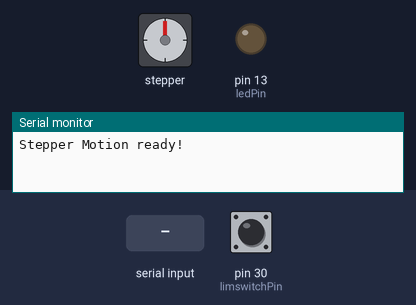
Simulated run of this sketch. Board: Arduino Mega 2560, built with avr-gcc and run on an emulated ATmega2560. Parts: stepper motor, output pins drawn as LEDs (lit = HIGH), the last lines printed to the serial monitor. Inputs (shaded band) come from the test bench; at power-on: pin 30 (limswitchPin) LOW. Stepper angles assume 200 steps per turn.

Above: at 1.2 s.
1.3 s: "5\n" received over Serial
At 1.7 s:
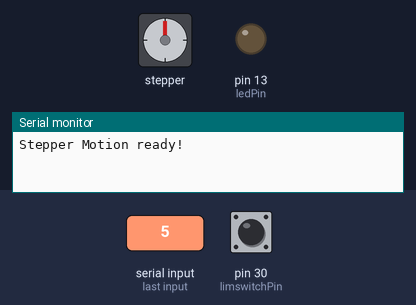
4.3 s: pin 30 (limswitchPin) pulled HIGH for 0.15 s
At 4.37 s:
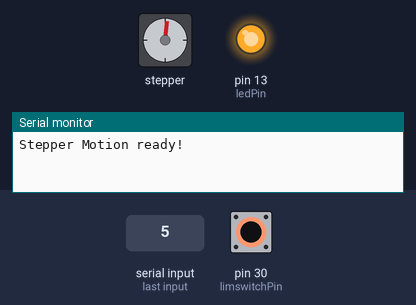
5.9 s: "90,45\n" received over Serial
At 7.2 s:
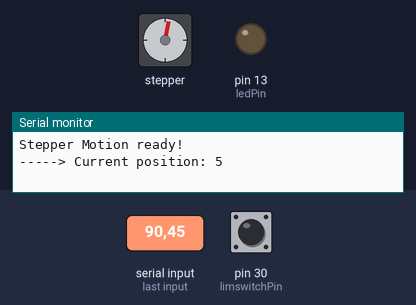
8.9 s: pin 30 (limswitchPin) pulled HIGH for 3.2 s
At 14.7 s:
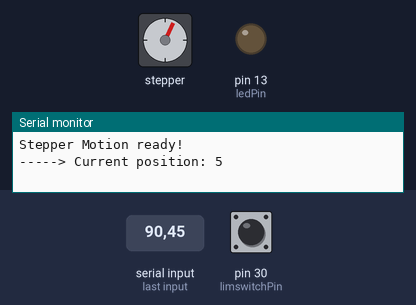
Timing chart, 0 to 25.4 s (numbered marks = the images above; inputs shaded):
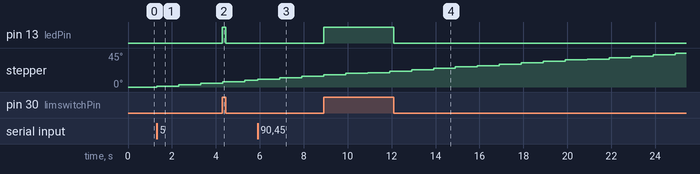

Measured:
- after the input at 4.3 s, pin 13 (ledPin): LOW → HIGH at once, → LOW 0.15 s later
- after the input at 8.9 s, pin 13 (ledPin): LOW → HIGH at once, → LOW 3.2 s later

The sketch:

AdaFruit_StepperTest_v5.ino
```cpp
/*
  Controller for WVR Stepper Motor

  For use with the Adafruit Motor Shield v2
  ---->	http://www.adafruit.com/products/1438
  (It won't work with v1.x motor shields! Only for the v2's with built in PWM
  control)

*/

#include <AccelStepper.h>
#include <Wire.h>
#include <Adafruit_MotorShield.h>
#include "utility/Adafruit_PWMServoDriver.h"

// Create the motor shield object with the default I2C address:
Adafruit_MotorShield AFMS = Adafruit_MotorShield();

// Connect a stepper motor with 200 steps per revolution (1.8 degree)
// to motor port #2 (M3 and M4)
Adafruit_StepperMotor *myStepper = AFMS.getStepper(200, 2);

// Set pin numbers for limit switch and LED
const int limswitchPin = 30;
const int ledPin = 13;

int spd = 200;          // Set the default speed in steps/second
int limswitchState = 0; // variable for reading limit switch -- 0 is not depressed

// Set up stepper motor control:
// you can change these to SINGLE or INTERLEAVE or MICROSTEP!
void forwardstep1() {
  myStepper->onestep(FORWARD, DOUBLE);
}
void backwardstep1() {
  myStepper->onestep(BACKWARD, DOUBLE);
}

AccelStepper stepper(forwardstep1, backwardstep1); // use functions to step

void setup() {
  Serial.begin(9600);           // set up Serial library at 9600 bps
  Serial.flush();
  Serial.setTimeout(5); // 5ms
  Serial.println("Stepper Motion ready!");

  AFMS.begin();  // create with the default frequency 1.6KHz
  stepper.setSpeed(spd);
  stepper.setAcceleration(600);

  // initialize the LED pin as an output
  pinMode(ledPin, OUTPUT);
  // initialize the limit switch pin as an input:
  pinMode(limswitchPin, INPUT);
}

void loop() {

  // Set LED to read the state of the limit switch
  limswitchState = digitalRead(limswitchPin);
  // check if lim switch is pressed.  If so, state is HIGH:
  if (limswitchState == HIGH) {
    // turn LED on:
    digitalWrite(ledPin, HIGH);
  } else {
    // turn LED off:
    digitalWrite(ledPin, LOW);
  }

  // If we received a command ....
  if (Serial.available())
  {
    int userInput = Serial.parseInt(); // Parse the command

    if (userInput == 0)  // if non numeric input.
    {
      Serial.print ("EL_POS: ");
      Serial.println (stepper.currentPosition());
    }
    else
    {
      int steps = userInput;
      int onlyhome = 0;
      int badmove = 0;
      int irehomed = 0;

      if (steps == -9999)   // Special command to home
      {
        stepperHome();
        onlyhome = 1;

      } else { // A regular move

        // Check limit switch state.  If ON, only allow a positive move
        if (limswitchState == HIGH) {
          if (steps - stepper.currentPosition() <= 0) {
            steps = stepper.currentPosition();
            badmove = 1;
          }
        }

        stepper.moveTo(steps);
        while (stepper.distanceToGo() != 0) {
          stepper.run();

          // Arduino sends back position when receiving p.
          ReturnPos();

          // Check to see if we hit the switch
          // Read the state of the limit switch DURING EACH STEP
          limswitchState = digitalRead(limswitchPin);
          // Check if lim switch is pressed
          if (limswitchState == HIGH) {
            // turn LED on:
            digitalWrite(ledPin, HIGH);
            if (steps - stepper.currentPosition() < 0) {
              stepper.stop();
              stepper.runToPosition();
              stepperHome();
              irehomed = 1;
            }
          }
          else {
            // turn LED off:
            digitalWrite(ledPin, LOW);
          }
        }
      }

      myStepper->release();

      // Print something based on switches above
      if (onlyhome == 1) {
        Serial.print("Stepper homed  ");
      }
      if (badmove == 1) {
        Serial.print("Negative move with limit switch on - no go!  ");
      }
      if (irehomed == 1) {
        Serial.print("You hit the limit switch and rehomed  ");
      }

      Serial.print("-----> Current position: ");
      Serial.println(stepper.currentPosition());
    }
  }
}

void ReturnPos() {
  // Arduino sends back position when receiving p.
  if (Serial.read() == 'p' ) {
    Serial.print ("EL_POS: ");
    Serial.println (stepper.currentPosition());
  }
}

void stepperHome() {
  // Check limit switch state
  limswitchState = digitalRead(limswitchPin);
  if (limswitchState == HIGH) {
    // Move until we're just past the switch
    while (limswitchState == HIGH) {
      // Move forward until it's off
      stepper.moveTo(2000);
      stepper.run();
      limswitchState = digitalRead(limswitchPin);
    }
    digitalWrite(ledPin, LOW);
    // Move a little bit more so we're always homing in the same direction
    stepper.runToNewPosition(stepper.currentPosition() + 200);
  }

  // Once we're not on the limit switch, back down until we hit it and go to zero
  while (limswitchState == LOW) {
    // Move backwards
    stepper.moveTo(-5000);
    stepper.run();
    ReturnPos();
    limswitchState = digitalRead(limswitchPin);
  }
  digitalWrite(ledPin, HIGH);
  stepper.setCurrentPosition(0);
}
```
